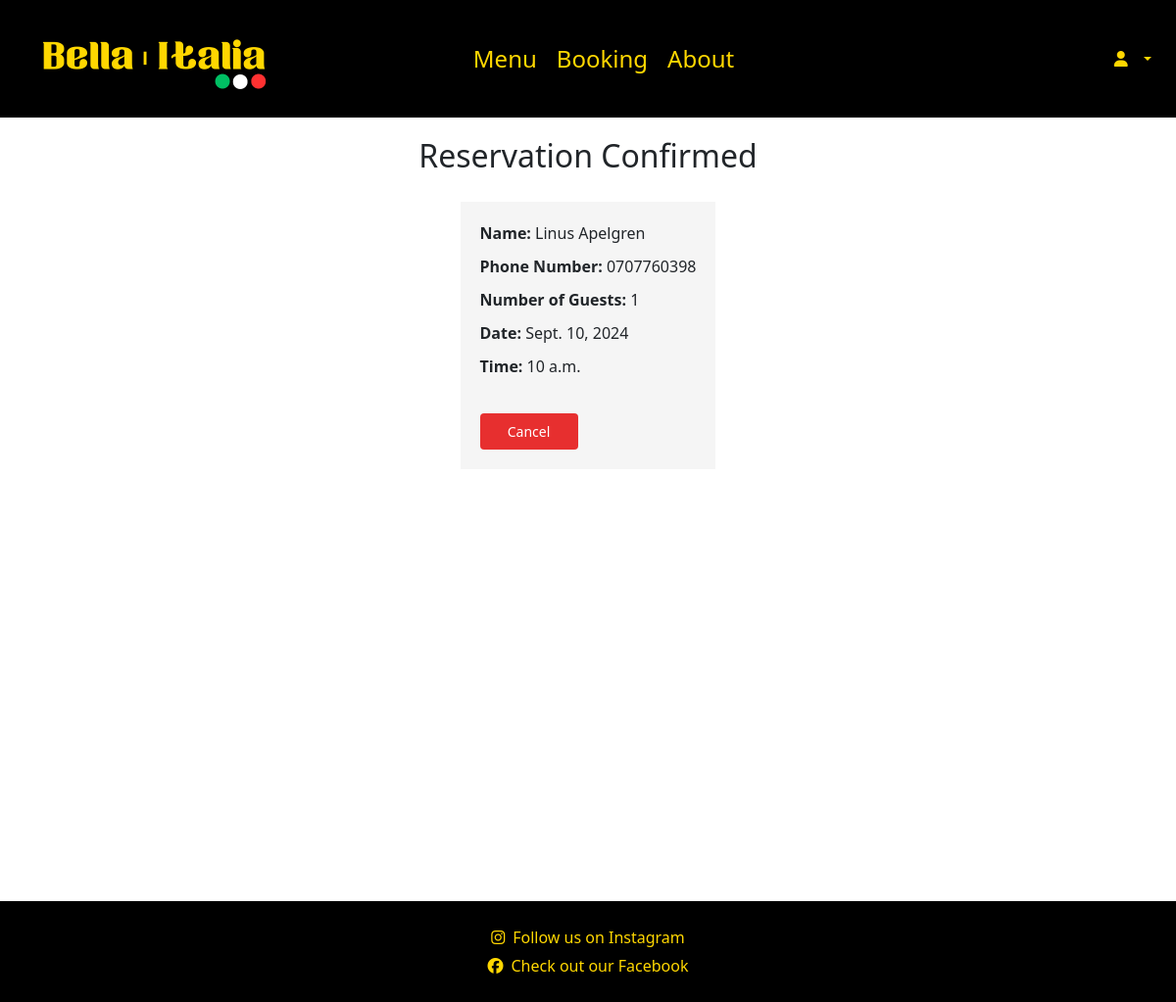
Page /booking/reservation-confirmation/3/ (signed in) on the committed database.
### booking/models.py (models this page shows, shortened)
class Reservation(models.Model):
    user = models.ForeignKey(settings.AUTH_USER_MODEL, on_delete=models.CASCADE, related_name='reservations')
    name = models.CharField(max_length=100)
    phone_number = models.CharField(max_length=20)
    guests = models.PositiveIntegerField()  # Ensures positive integer
    date = models.DateField()
    time = models.TimeField()  # Change to TimeField
    created_at = models.DateTimeField(auto_now_add=True)

### booking/views.py (the view)
# urls.py: path('reservation-confirmation/<int:reservation_id>/', reservation_confirmation, name='reservation_confirmation'),
def reservation_confirmation(request, reservation_id):
    print(f"Confirming reservation: {reservation_id}")
    reservation = get_object_or_404(Reservation, pk=reservation_id)
    print(f"Reservation {reservation_id} booked.")
    return render(request, 'booking/reservation_confirmation.html', {'reservation': reservation})

### booking/templates/booking/reservation_confirmation.html
{% extends "base.html" %}
{% load static %}
{% block content %}
<div class="container min-vh-100 d-flex align-items-center" style="flex-direction: column;">
    <h2>Reservation Confirmed</h2>
    <div class="confirmation-details">
        <ul>
            <li><strong>Name:</strong> {{ reservation.name }}</li>
            <li><strong>Phone Number:</strong> {{ reservation.phone_number }}</li>
            <li><strong>Number of Guests:</strong> {{ reservation.guests }}</li>
            <li><strong>Date:</strong> {{ reservation.date }}</li>
            <li><strong>Time:</strong> {{ reservation.time }}</li>
        </ul>
        <a href="{% url 'cancellation' reservation.id %}" class="cancel">Cancel</a>
    </div>
</div>
{% endblock %}

### static/css/styles.css (style rules this page uses)
body { margin: 0; padding-top: 120px; font-family: Arial, sans-serif; display: flex; flex-direction: column; min-height: 100vh; position: relative; }
.confirmation-details { width: fit-content; display: flex; justify-content: center; padding: 20px; margin-top: 20px; display: flex; flex-direction: column; background-color: whitesmoke; }
.confirmation-details ul { list-style-type: none; padding: 0; }
.confirmation-details ul li { margin-bottom: 10px; }
.cancel { background-color: #e72f2f; color: white; border: none; padding: 8px 16px; text-align: center; text-decoration: none; display: inline-block; font-size: 14px; margin-top: 10px; cursor: pointer; border-radius: 4px; width: 100px; }
h2 { display: flex; justify-content: center; align-items: center; padding-top: 20px; }

### rows in the picture
Reservation: name "Linus Apelgren", phone_number "0707760398", guests "1", date "Sept. 10, 2024", time "10 a.m."
